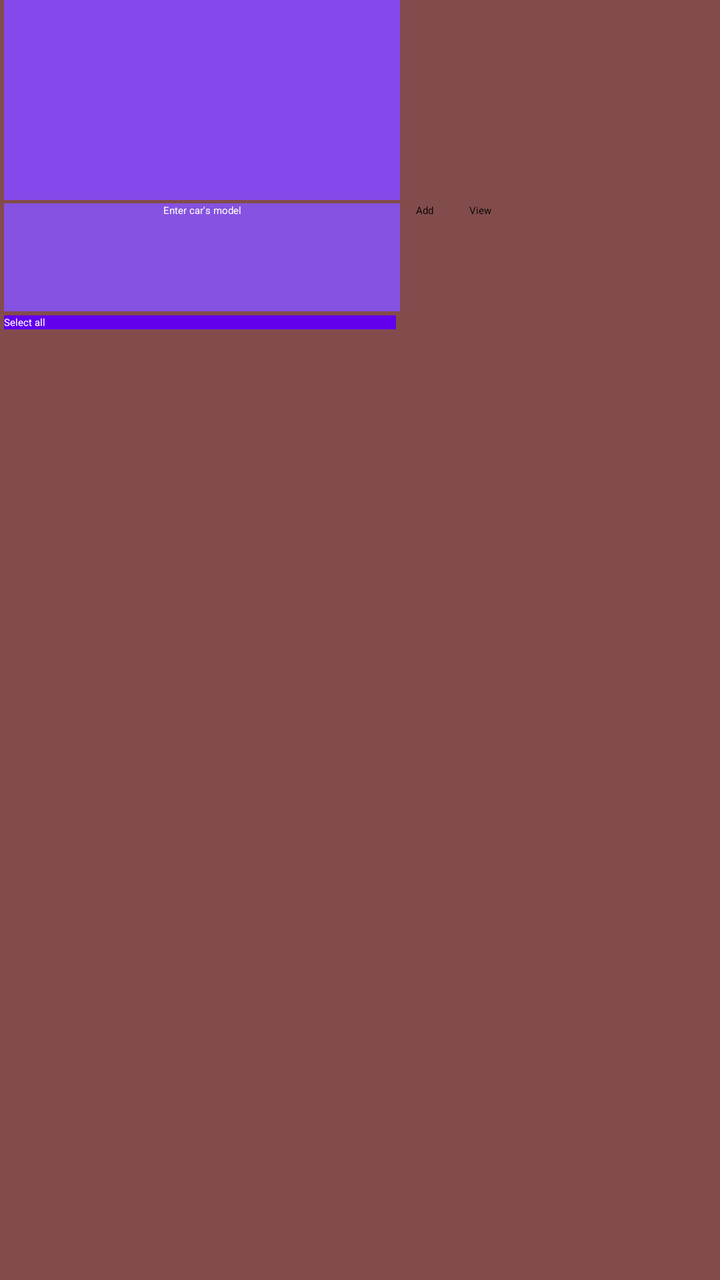
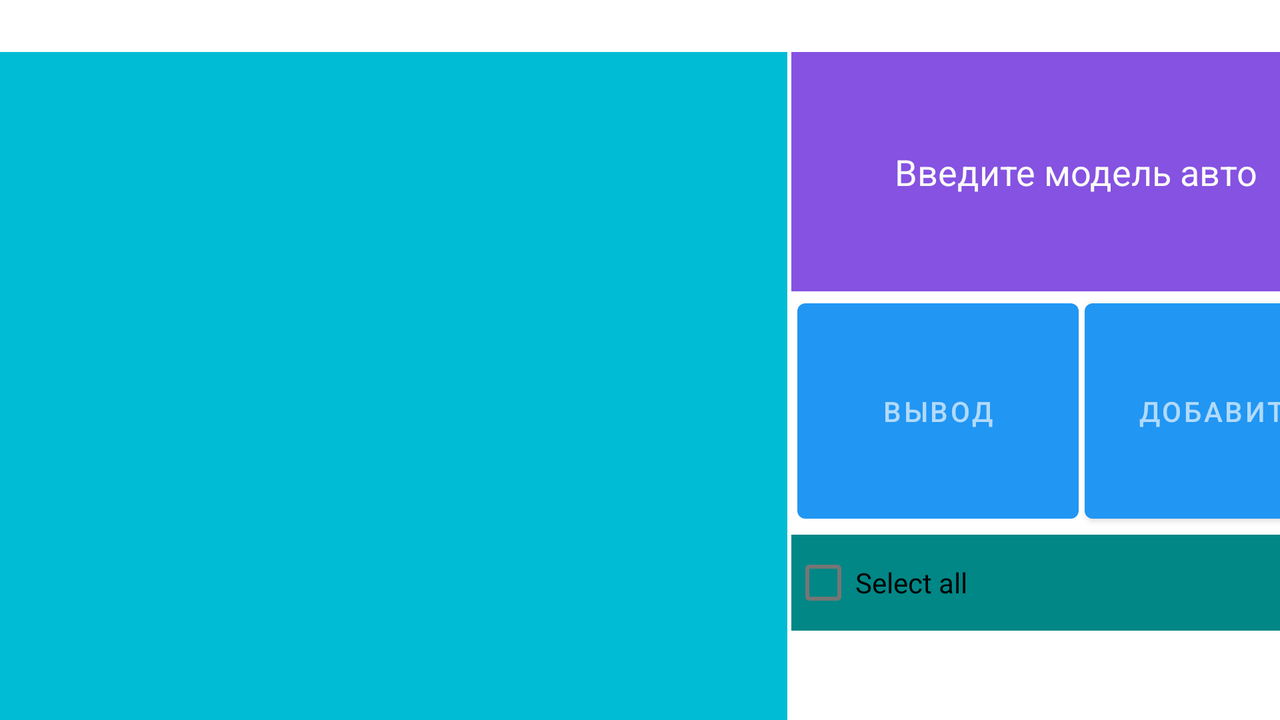

One screen, two layout resources from the same app: the default and the repository's alternative for another configuration. Each is rendered where Android would select it; the XML of both is given below.
<!-- AndroidManifest.xml: application theme Theme.MyApplication -->
<!-- res/layout/activity_main.xml -->
<?xml version="1.0" encoding="utf-8"?>
<androidx.constraintlayout.widget.ConstraintLayout xmlns:android="http://schemas.android.com/apk/res/android"
    xmlns:app="http://schemas.android.com/apk/res-auto"
    xmlns:tools="http://schemas.android.com/tools"
    android:layout_width="match_parent"
    android:layout_height="match_parent"
    tools:context=".MainActivity">

    <TableLayout
        android:layout_width="match_parent"
        android:layout_height="match_parent"
        android:background="#834C4C"
        app:layout_constraintBottom_toBottomOf="parent"
        app:layout_constraintEnd_toEndOf="parent"
        app:layout_constraintStart_toStartOf="parent"
        app:layout_constraintTop_toTopOf="parent">

        <TableRow
            android:id="@+id/table_row1"
            android:layout_width="match_parent"
            android:layout_height="98dp"
            android:layout_weight="0.004">

            <ListView
                android:id="@+id/listView"
                android:layout_width="100dp"
                android:layout_height="100dp"
                android:layout_marginStart="2dp"
                android:background="#8349EA"
                android:choiceMode="multipleChoice"
                android:minHeight="50dp" />
        </TableRow>

        <TableRow
            android:id="@+id/table_row2"
            android:layout_width="match_parent"
            android:layout_height="match_parent"
            android:layout_weight="0.1">

            <EditText
                android:id="@+id/editText"
                android:layout_width="198dp"
                android:layout_height="match_parent"
                android:layout_marginStart="2dp"
                android:autofillHints="something"
                android:background="#8552E1"
                android:ems="10"
                android:hint="@string/editTextHint"
                android:inputType="textPersonName"
                android:textAlignment="center"
                android:textColorHint="#FAFAFA" />

            <Button
                android:id="@+id/buttonAdd"
                android:layout_width="match_parent"
                android:layout_height="match_parent"
                android:layout_marginStart="8dp"
                android:text="@string/ButtonAddText" />

            <Button
                android:id="@+id/buttonToast"
                android:layout_width="match_parent"
                android:layout_height="match_parent"
                android:layout_marginStart="18dp"
                android:text="@string/ButtonView" />

        </TableRow>

        <TableRow
            android:id="@+id/table_row3"
            android:layout_width="match_parent"
            android:layout_height="match_parent" >

            <CheckBox
                android:id="@+id/checkBoxSelectAll"
                android:layout_width="wrap_content"
                android:layout_height="wrap_content"
                android:layout_margin="2dp"
                android:background="@color/purple_500"
                android:text="@android:string/selectAll"
                android:textColor="@color/white"
                android:onClick="onCheckboxClicked"/>
        </TableRow>

        <TableRow
            android:layout_width="match_parent"
            android:layout_height="match_parent"
            android:layout_weight="1"/>
    </TableLayout>

</androidx.constraintlayout.widget.ConstraintLayout>
<!-- resources referenced by this layout -->
<resources>
  <string name="ButtonAddText">Add</string>
  <string name="ButtonView">View</string>
  <string name="editTextHint">Enter car\'s model</string>
  <style name="Theme.MyApplication" parent="Theme.MaterialComponents.DayNight.DarkActionBar">
          
          <item name="colorPrimary">#2196F3</item>
          <item name="colorPrimaryVariant">#E91E63</item>
          <item name="colorOnPrimary">#A6FFFFFF</item>
          
          <item name="colorSecondary">@color/teal_200</item>
          <item name="colorSecondaryVariant">@color/teal_700</item>
          <item name="colorOnSecondary">@color/black</item>
          
          <item name="android:statusBarColor" tools:targetApi="l">?attr/colorPrimaryVariant</item>
          
      </style>
</resources>
<!-- res/layout-land/activity_main.xml (the repository's variant of the layout above) -->
<!-- drawn on the phone turned sideways -->
<?xml version="1.0" encoding="utf-8"?>
<androidx.constraintlayout.widget.ConstraintLayout xmlns:android="http://schemas.android.com/apk/res/android"
    xmlns:app="http://schemas.android.com/apk/res-auto"
    xmlns:tools="http://schemas.android.com/tools"
    android:layout_width="match_parent"
    android:layout_height="match_parent"
    android:background="@color/white"
    tools:context=".MainActivity">

    <LinearLayout
        android:id="@+id/linearLay"
        android:layout_width="729dp"
        android:layout_height="409dp"
        android:layout_marginStart="1dp"
        android:layout_marginTop="1dp"
        android:layout_marginEnd="1dp"
        android:layout_marginBottom="1dp"
        android:orientation="horizontal"
        app:layout_constraintBottom_toBottomOf="parent"
        app:layout_constraintEnd_toEndOf="parent"
        app:layout_constraintStart_toStartOf="parent"
        app:layout_constraintTop_toTopOf="parent">

        <LinearLayout
            android:layout_width="match_parent"
            android:layout_height="match_parent"
            android:layout_marginTop="50dp"
            android:layout_weight="1"
            android:orientation="vertical">

            <ListView
                android:id="@+id/listView"
                android:layout_width="match_parent"
                android:layout_height="match_parent"
                android:layout_marginStart="2dp"
                android:background="#00BCD4"
                android:choiceMode="multipleChoice"
                android:minHeight="50dp" />
        </LinearLayout>

        <LinearLayout
            android:layout_width="match_parent"
            android:layout_height="match_parent"
            android:layout_marginTop="50dp"
            android:layout_weight="1.5"
            android:orientation="vertical">

            <LinearLayout
                android:layout_width="match_parent"
                android:layout_height="match_parent"
                android:layout_weight="1"
                android:orientation="vertical">

                <EditText
                    android:id="@+id/editText"
                    android:layout_width="match_parent"
                    android:layout_height="match_parent"
                    android:layout_marginStart="2dp"
                    android:layout_marginEnd="5dp"
                    android:autofillHints="something"
                    android:background="#8552E1"
                    android:ems="10"
                    android:hint="@string/editTextHint"
                    android:inputType="textPersonName"
                    android:textAlignment="center"
                    android:textColorHint="#FAFAFA" />
            </LinearLayout>

            <LinearLayout
                android:layout_width="match_parent"
                android:layout_height="match_parent"
                android:layout_weight="1"
                android:orientation="horizontal">

                <Button
                    android:id="@+id/buttonToast"
                    android:layout_width="match_parent"
                    android:layout_height="match_parent"
                    android:layout_marginStart="5dp"
                    android:layout_weight="1"
                    android:text="@string/ButtonView" />

                <Button
                    android:id="@+id/buttonAdd"
                    android:layout_width="match_parent"
                    android:layout_height="match_parent"
                    android:layout_marginStart="3dp"
                    android:layout_marginEnd="5dp"
                    android:layout_weight="1"
                    android:text="@string/ButtonAddText" />
            </LinearLayout>

            <LinearLayout
                android:layout_width="match_parent"
                android:layout_height="match_parent"
                android:layout_weight="1"
                android:orientation="vertical">

                <CheckBox
                    android:id="@+id/checkBoxSelectAll"
                    android:layout_width="match_parent"
                    android:layout_height="wrap_content"
                    android:layout_margin="2dp"
                    android:background="@color/teal_700"
                    android:onClick="onCheckboxClicked"
                    android:text="@android:string/selectAll"
                    android:textColor="#000000" />
            </LinearLayout>
        </LinearLayout>
    </LinearLayout>
</androidx.constraintlayout.widget.ConstraintLayout>
<!-- resources referenced by the variant -->
<!-- as the phone turned sideways resolves them -->
<resources>
  <!-- from res/values-land/ -->
  <string name="ButtonAddText">Добавить</string>
  <!-- from res/values-land/ -->
  <string name="ButtonView">Вывод</string>
  <!-- from res/values-land/ -->
  <string name="editTextHint">Введите модель авто</string>
  <!-- from res/values-land/ -->
  <style name="Theme.MyApplication" parent="Theme.MaterialComponents.DayNight.DarkActionBar">
          
          <item name="colorPrimary">#2196F3</item>
          <item name="colorPrimaryVariant">#E91E63</item>
          <item name="colorOnPrimary">#A6FFFFFF</item>
          
          <item name="colorSecondary">@color/teal_200</item>
          <item name="colorSecondaryVariant">@color/teal_700</item>
          <item name="colorOnSecondary">@color/black</item>
          
          <item name="android:statusBarColor" tools:targetApi="l">?attr/colorPrimaryVariant</item>
          
      </style>
</resources>
